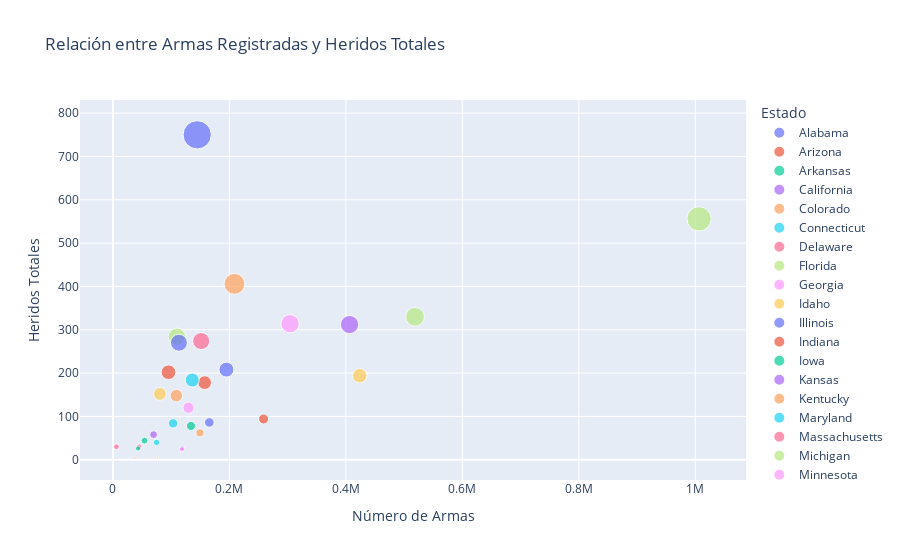

The notebook cell saved with this chart:
### Code cell
fig = px.scatter(
    heridos_armas_estado,
    x="Número de Armas",
    y="Heridos Totales",
    size="Heridos Totales",
    color="Estado",
    title="Relación entre Armas Registradas y Heridos Totales",
    labels={"Numero de Armas": "Número de Armas", "Heridos Totales": "Heridos Totales"}
)
fig.show()

### Figure 1 — Plotly figure (JSON) as saved in the notebook; plotly's stock layout.template omitted (floating-point values rounded to 4 significant figures)
{"data": [{"hovertemplate": "Estado=Alabama<br>Número de Armas=%{x}<br>Heridos Totales=%{marker.size}<extra></extra>", "legendgroup": "Alabama", "marker": {"color": "#636efa", "size": [208], "sizemode": "area", "sizeref": 1.875, "symbol": "circle"}, "mode": "markers", "name": "Alabama", "orientation": "v", "showlegend": true, "type": "scatter", "x": [194920], "xaxis": "x", "y": [208], "yaxis": "y"}, {"hovertemplate": "Estado=Arizona<br>Número de Armas=%{x}<br>Heridos Totales=%{marker.size}<extra></extra>", "legendgroup": "Arizona", "marker": {"color": "#EF553B", "size": [94], "sizemode": "area", "sizeref": 1.875, "symbol": "circle"}, "mode": "markers", "name": "Arizona", "orientation": "v", "showlegend": true, "type": "scatter", "x": [258691], "xaxis": "x", "y": [94], "yaxis": "y"}, {"hovertemplate": "Estado=Arkansas<br>Número de Armas=%{x}<br>Heridos Totales=%{marker.size}<extra></extra>", "legendgroup": "Arkansas", "marker": {"color": "#00cc96", "size": [78], "sizemode": "area", "sizeref": 1.875, "symbol": "circle"}, "mode": "markers", "name": "Arkansas", "orientation": "v", "showlegend": true, "type": "scatter", "x": [133981], "xaxis": "x", "y": [78], "yaxis": "y"}, {"hovertemplate": "Estado=California<br>Número de Armas=%{x}<br>Heridos Totales=%{marker.size}<extra></extra>", "legendgroup": "California", "marker": {"color": "#ab63fa", "size": [312], "sizemode": "area", "sizeref": 1.875, "symbol": "circle"}, "mode": "markers", "name": "California", "orientation": "v", "showlegend": true, "type": "scatter", "x": [406360], "xaxis": "x", "y": [312], "yaxis": "y"}, {"hovertemplate": "Estado=Colorado<br>Número de Armas=%{x}<br>Heridos Totales=%{marker.size}<extra></extra>", "legendgroup": "Colorado", "marker": {"color": "#FFA15A", "size": [62], "sizemode": "area", "sizeref": 1.875, "symbol": "circle"}, "mode": "markers", "name": "Colorado", "orientation": "v", "showlegend": true, "type": "scatter", "x": [149382], "xaxis": "x", "y": [62], "yaxis": "y"}, {"hovertemplate": "Estado=Connecticut<br>Número de Armas=%{x}<br>Heridos Totales=%{marker.size}<extra></extra>", "legendgroup": "Connecticut", "marker": {"color": "#19d3f3", "size": [40], "sizemode": "area", "sizeref": 1.875, "symbol": "circle"}, "mode": "markers", "name": "Connecticut", "orientation": "v", "showlegend": true, "type": "scatter", "x": [74874], "xaxis": "x", "y": [40], "yaxis": "y"}, {"hovertemplate": "Estado=Delaware<br>Número de Armas=%{x}<br>Heridos Totales=%{marker.size}<extra></extra>", "legendgroup": "Delaware", "marker": {"color": "#FF6692", "size": [30], "sizemode": "area", "sizeref": 1.875, "symbol": "circle"}, "mode": "markers", "name": "Delaware", "orientation": "v", "showlegend": true, "type": "scatter", "x": [6092], "xaxis": "x", "y": [30], "yaxis": "y"}, {"hovertemplate": "Estado=Florida<br>Número de Armas=%{x}<br>Heridos Totales=%{marker.size}<extra></extra>", "legendgroup": "Florida", "marker": {"color": "#B6E880", "size": [330], "sizemode": "area", "sizeref": 1.875, "symbol": "circle"}, "mode": "markers", "name": "Florida", "orientation": "v", "showlegend": true, "type": "scatter", "x": [518725], "xaxis": "x", "y": [330], "yaxis": "y"}, {"hovertemplate": "Estado=Georgia<br>Número de Armas=%{x}<br>Heridos Totales=%{marker.size}<extra></extra>", "legendgroup": "Georgia", "marker": {"color": "#FF97FF", "size": [314], "sizemode": "area", "sizeref": 1.875, "symbol": "circle"}, "mode": "markers", "name": "Georgia", "orientation": "v", "showlegend": true, "type": "scatter", "x": [304124], "xaxis": "x", "y": [314], "yaxis": "y"}, {"hovertemplate": "Estado=Idaho<br>Número de Armas=%{x}<br>Heridos Totales=%{marker.size}<extra></extra>", "legendgroup": "Idaho", "marker": {"color": "#FECB52", "size": [6], "sizemode": "area", "sizeref": 1.875, "symbol": "circle"}, "mode": "markers", "name": "Idaho", "orientation": "v", "showlegend": true, "type": "scatter", "x": [76425], "xaxis": "x", "y": [6], "yaxis": "y"}, {"hovertemplate": "Estado=Illinois<br>Número de Armas=%{x}<br>Heridos Totales=%{marker.size}<extra></extra>", "legendgroup": "Illinois", "marker": {"color": "#636efa", "size": [750], "sizemode": "area", "sizeref": 1.875, "symbol": "circle"}, "mode": "markers", "name": "Illinois", "orientation": "v", "showlegend": true, "type": "scatter", "x": [144749], "xaxis": "x", "y": [750], "yaxis": "y"}, {"hovertemplate": "Estado=Indiana<br>Número de Armas=%{x}<br>Heridos Totales=%{marker.size}<extra></extra>", "legendgroup": "Indiana", "marker": {"color": "#EF553B", "size": [178], "sizemode": "area", "sizeref": 1.875, "symbol": "circle"}, "mode": "markers", "name": "Indiana", "orientation": "v", "showlegend": true, "type": "scatter", "x": [157546], "xaxis": "x", "y": [178], "yaxis": "y"}, {"hovertemplate": "Estado=Iowa<br>Número de Armas=%{x}<br>Heridos Totales=%{marker.size}<extra></extra>", "legendgroup": "Iowa", "marker": {"color": "#00cc96", "size": [44], "sizemode": "area", "sizeref": 1.875, "symbol": "circle"}, "mode": "markers", "name": "Iowa", "orientation": "v", "showlegend": true, "type": "scatter", "x": [54178], "xaxis": "x", "y": [44], "yaxis": "y"}, {"hovertemplate": "Estado=Kansas<br>Número de Armas=%{x}<br>Heridos Totales=%{marker.size}<extra></extra>", "legendgroup": "Kansas", "marker": {"color": "#ab63fa", "size": [58], "sizemode": "area", "sizeref": 1.875, "symbol": "circle"}, "mode": "markers", "name": "Kansas", "orientation": "v", "showlegend": true, "type": "scatter", "x": [69850], "xaxis": "x", "y": [58], "yaxis": "y"}, {"hovertemplate": "Estado=Kentucky<br>Número de Armas=%{x}<br>Heridos Totales=%{marker.size}<extra></extra>", "legendgroup": "Kentucky", "marker": {"color": "#FFA15A", "size": [148], "sizemode": "area", "sizeref": 1.875, "symbol": "circle"}, "mode": "markers", "name": "Kentucky", "orientation": "v", "showlegend": true, "type": "scatter", "x": [108833], "xaxis": "x", "y": [148], "yaxis": "y"}, {"hovertemplate": "Estado=Maryland<br>Número de Armas=%{x}<br>Heridos Totales=%{marker.size}<extra></extra>", "legendgroup": "Maryland", "marker": {"color": "#19d3f3", "size": [184], "sizemode": "area", "sizeref": 1.875, "symbol": "circle"}, "mode": "markers", "name": "Maryland", "orientation": "v", "showlegend": true, "type": "scatter", "x": [136257], "xaxis": "x", "y": [184], "yaxis": "y"}, {"hovertemplate": "Estado=Massachusetts<br>Número de Armas=%{x}<br>Heridos Totales=%{marker.size}<extra></extra>", "legendgroup": "Massachusetts", "marker": {"color": "#FF6692", "size": [30], "sizemode": "area", "sizeref": 1.875, "symbol": "circle"}, "mode": "markers", "name": "Massachusetts", "orientation": "v", "showlegend": true, "type": "scatter", "x": [45138], "xaxis": "x", "y": [30], "yaxis": "y"}, {"hovertemplate": "Estado=Michigan<br>Número de Armas=%{x}<br>Heridos Totales=%{marker.size}<extra></extra>", "legendgroup": "Michigan", "marker": {"color": "#B6E880", "size": [284], "sizemode": "area", "sizeref": 1.875, "symbol": "circle"}, "mode": "markers", "name": "Michigan", "orientation": "v", "showlegend": true, "type": "scatter", "x": [109835], "xaxis": "x", "y": [284], "yaxis": "y"}, {"hovertemplate": "Estado=Minnesota<br>Número de Armas=%{x}<br>Heridos Totales=%{marker.size}<extra></extra>", "legendgroup": "Minnesota", "marker": {"color": "#FF97FF", "size": [120], "sizemode": "area", "sizeref": 1.875, "symbol": "circle"}, "mode": "markers", "name": "Minnesota", "orientation": "v", "showlegend": true, "type": "scatter", "x": [129825], "xaxis": "x", "y": [120], "yaxis": "y"}, {"hovertemplate": "Estado=Mississippi<br>Número de Armas=%{x}<br>Heridos Totales=%{marker.size}<extra></extra>", "legendgroup": "Mississippi", "marker": {"color": "#FECB52", "size": [152], "sizemode": "area", "sizeref": 1.875, "symbol": "circle"}, "mode": "markers", "name": "Mississippi", "orientation": "v", "showlegend": true, "type": "scatter", "x": [80712], "xaxis": "x", "y": [152], "yaxis": "y"}, {"hovertemplate": "Estado=Missouri<br>Número de Armas=%{x}<br>Heridos Totales=%{marker.size}<extra></extra>", "legendgroup": "Missouri", "marker": {"color": "#636efa", "size": [270], "sizemode": "area", "sizeref": 1.875, "symbol": "circle"}, "mode": "markers", "name": "Missouri", "orientation": "v", "showlegend": true, "type": "scatter", "x": [113351], "xaxis": "x", "y": [270], "yaxis": "y"}, {"hovertemplate": "Estado=Montana<br>Número de Armas=%{x}<br>Heridos Totales=%{marker.size}<extra></extra>", "legendgroup": "Montana", "marker": {"color": "#EF553B", "size": [4], "sizemode": "area", "sizeref": 1.875, "symbol": "circle"}, "mode": "markers", "name": "Montana", "orientation": "v", "showlegend": true, "type": "scatter", "x": [36678], "xaxis": "x", "y": [4], "yaxis": "y"}, {"hovertemplate": "Estado=Nebraska<br>Número de Armas=%{x}<br>Heridos Totales=%{marker.size}<extra></extra>", "legendgroup": "Nebraska", "marker": {"color": "#00cc96", "size": [26], "sizemode": "area", "sizeref": 1.875, "symbol": "circle"}, "mode": "markers", "name": "Nebraska", "orientation": "v", "showlegend": true, "type": "scatter", "x": [43261], "xaxis": "x", "y": [26], "yaxis": "y"}, {"hovertemplate": "Estado=Nevada<br>Número de Armas=%{x}<br>Heridos Totales=%{marker.size}<extra></extra>", "legendgroup": "Nevada", "marker": {"color": "#ab63fa", "size": [26], "sizemode": "area", "sizeref": 1.875, "symbol": "circle"}, "mode": "markers", "name": "Nevada", "orientation": "v", "showlegend": true, "type": "scatter", "x": [119007], "xaxis": "x", "y": [26], "yaxis": "y"}, {"hovertemplate": "Estado=Ohio<br>Número de Armas=%{x}<br>Heridos Totales=%{marker.size}<extra></extra>", "legendgroup": "Ohio", "marker": {"color": "#FFA15A", "size": [406], "sizemode": "area", "sizeref": 1.875, "symbol": "circle"}, "mode": "markers", "name": "Ohio", "orientation": "v", "showlegend": true, "type": "scatter", "x": [208661], "xaxis": "x", "y": [406], "yaxis": "y"}, {"hovertemplate": "Estado=Oklahoma<br>Número de Armas=%{x}<br>Heridos Totales=%{marker.size}<extra></extra>", "legendgroup": "Oklahoma", "marker": {"color": "#19d3f3", "size": [84], "sizemode": "area", "sizeref": 1.875, "symbol": "circle"}, "mode": "markers", "name": "Oklahoma", "orientation": "v", "showlegend": true, "type": "scatter", "x": [103368], "xaxis": "x", "y": [84], "yaxis": "y"}, {"hovertemplate": "Estado=Tennessee<br>Número de Armas=%{x}<br>Heridos Totales=%{marker.size}<extra></extra>", "legendgroup": "Tennessee", "marker": {"color": "#FF6692", "size": [274], "sizemode": "area", "sizeref": 1.875, "symbol": "circle"}, "mode": "markers", "name": "Tennessee", "orientation": "v", "showlegend": true, "type": "scatter", "x": [151536], "xaxis": "x", "y": [274], "yaxis": "y"}, {"hovertemplate": "Estado=Texas<br>Número de Armas=%{x}<br>Heridos Totales=%{marker.size}<extra></extra>", "legendgroup": "Texas", "marker": {"color": "#B6E880", "size": [556], "sizemode": "area", "sizeref": 1.875, "symbol": "circle"}, "mode": "markers", "name": "Texas", "orientation": "v", "showlegend": true, "type": "scatter", "x": [1006555], "xaxis": "x", "y": [556], "yaxis": "y"}, {"hovertemplate": "Estado=Utah<br>Número de Armas=%{x}<br>Heridos Totales=%{marker.size}<extra></extra>", "legendgroup": "Utah", "marker": {"color": "#FF97FF", "size": [24], "sizemode": "area", "sizeref": 1.875, "symbol": "circle"}, "mode": "markers", "name": "Utah", "orientation": "v", "showlegend": true, "type": "scatter", "x": [118408], "xaxis": "x", "y": [24], "yaxis": "y"}, {"hovertemplate": "Estado=Virginia<br>Número de Armas=%{x}<br>Heridos Totales=%{marker.size}<extra></extra>", "legendgroup": "Virginia", "marker": {"color": "#FECB52", "size": [194], "sizemode": "area", "sizeref": 1.875, "symbol": "circle"}, "mode": "markers", "name": "Virginia", "orientation": "v", "showlegend": true, "type": "scatter", "x": [423707], "xaxis": "x", "y": [194], "yaxis": "y"}, {"hovertemplate": "Estado=Washington<br>Número de Armas=%{x}<br>Heridos Totales=%{marker.size}<extra></extra>", "legendgroup": "Washington", "marker": {"color": "#636efa", "size": [86], "sizemode": "area", "sizeref": 1.875, "symbol": "circle"}, "mode": "markers", "name": "Washington", "orientation": "v", "showlegend": true, "type": "scatter", "x": [165534], "xaxis": "x", "y": [86], "yaxis": "y"}, {"hovertemplate": "Estado=Wisconsin<br>Número de Armas=%{x}<br>Heridos Totales=%{marker.size}<extra></extra>", "legendgroup": "Wisconsin", "marker": {"color": "#EF553B", "size": [202], "sizemode": "area", "sizeref": 1.875, "symbol": "circle"}, "mode": "markers", "name": "Wisconsin", "orientation": "v", "showlegend": true, "type": "scatter", "x": [95430], "xaxis": "x", "y": [202], "yaxis": "y"}], "layout": {"legend": {"itemsizing": "constant", "title": {"text": "Estado"}, "tracegroupgap": 0}, "title": {"text": "Relación entre Armas Registradas y Heridos Totales"}, "xaxis": {"anchor": "y", "domain": [0, 1], "title": {"text": "Número de Armas"}}, "yaxis": {"anchor": "x", "domain": [0, 1], "title": {"text": "Heridos Totales"}}}}
